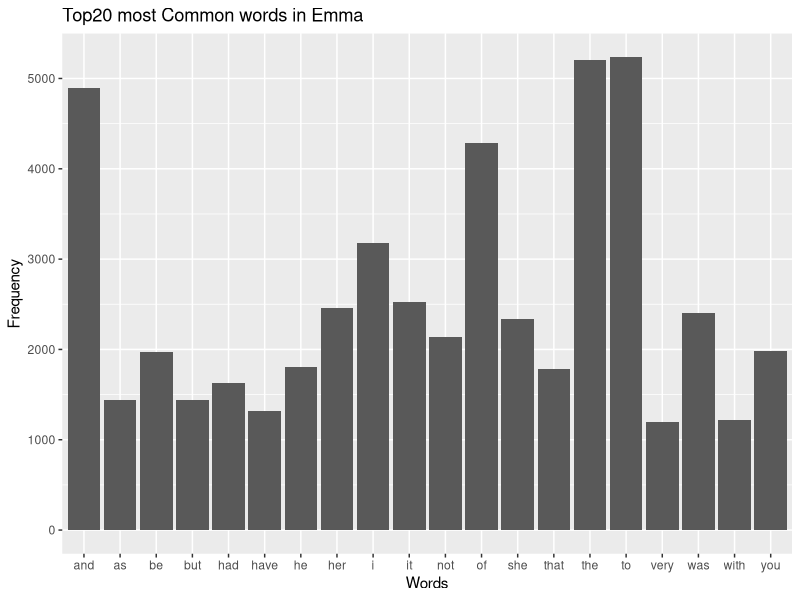

Here is the R script that generated this plot: (Note: this script raises an error after producing the figure.)
## ---- chunk 1
#install if only necessary 
#install.packages("janeaustenr")
#install.packages(tidytext)
#install.packages("tm")
## ---- chunk 2
library(dplyr)# import for dplyr data manipulation. 
library(tidytext)# import to clean the text 
library(janeaustenr)#use for the textbook
library(tm)#textmining package for stop words removal 
library(ggplot2) #for plotting the function

library(testthat)#used to test the function 
## ---- chunk 3
#Exercise1 
#reference for stopwords removal: 
#https://medium.com/@esegui/stop-word-removal-in-r-9f46c4eef710
#reference on tokenizer package: https://cran.r-project.org/web/packages/tidytext/vignettes/tidytext.html


corpuso<-Corpus(VectorSource(janeaustenr::emma))
custom_stopwords <- c("is", "a", "for", "in")#custom the stopword
corpuso_cleaned<-tm_map(corpuso,removeWords,custom_stopwords)

text_cleaned <- as.character(corpuso_cleaned)# turn into character 

bookdata<-data.frame(text=text_cleaned[1])#turn the character into data frame for word analysis 

words<-bookdata%>%
	unnest_tokens(word,text)#restructure it as one token per row format to separate each line into words. 
 
word_counts <- words %>%
	count(word, sort = TRUE)
#pick the top 20 most frequently used words  
top20<-word_counts%>%
	slice_max(n,n=20)# pick the top 20 words 
# plot the histogram 
top20%>%
	ggplot(aes(x=word,y=n))+
	geom_col()+
	labs(title="Top20 most Common words in Emma",x="Words",y="Frequency") 

## ---- chunk 4
rearrange_f <- function(word) {
	 #check if it is a character 
  if (!is.character(word)){
  	stop("Input is not a chracter, double check")
  }
	# Convert the word to lowercase for consistency
  word <- tolower(word)
	# Check if the word starts with a vowel
 if (grepl("^[aeiou]", word)) {
    # Rule 1: Starts with a vowel,move the first letter to the end and add et in the end  
    rearranged <- paste0(substr(word, 2, nchar(word)), substr(word, 1, 1), "et")}
		
	else if (grepl("^(ch)|(cr)",word)){
		#Rule 2: if start with "ch" or "cr", move both letters to the end of the word and add et in the end 
		    rearranged <- paste0(substr(word, 3, nchar(word)), substr(word, 1, 2), "et")}
  else{ 
  	#rule3: move the last letter to the first if starts with a consonant not "ch or "cr"
		rearranged <- paste0(substr(word, nchar(word), nchar(word)),substr(word, 1, nchar(word)-1), "et")}
	
  
return(rearranged)	}
	
	
## ---- chunk 5
#' Title: Rearrange the word function (rearrange_f)
#'Function description: This function is to rearrange the characters provided in the word. Rule1:  If words begin with a vowel ("aeiou"), move the inital vowel letter to the end and then add et near the end of the word.Rule2:If the words begin with "Ch" or "Cr", then move both letters to the end of the word and add "et" in the end. Rule3:  If the words begin with a consonant and the consonant is not "Ch" or "Cr", move the last letter from the end to the begining and then add et near the end of the word.Lastly, the function will return an error message if the non-character is provided 

#' @param word: a character provided for word rearrangement 

#' @return A character that has been rearranged based on the rules  
#' @examples
#' rearrange_f("word")

#' rearrange_f("apple")
## ---- chunk 6
rearrange_f("word")

rearrange_f("apple")
rearrange_f("banana")
rearrange_f("crab")
rearrange_f(1)
## ---- chunk 7

#Test to see if character is the output 
test_that("A character is returned",{
         	expect_equal(class(rearrange_f("word")),"character")
          expect_equal(class(rearrange_f("apple")),"character")
          
  })


#test to see if running error if giving noncharacter input  
test_that("run into error ",{
	expect_error(rearrange_f(TRUE))
  expect_error(rearrange_f(1))
})


#Test if an expected value is generated 
#I first rearrnaged manually create two variables to indicate the output 

test_that ("generate the same out put",{
					expect_equal(rearrange_f("word"),"dworet")
          expect_equal(rearrange_f("apple"),"ppleaet")
          expect_equal(rearrange_f("crab"),"abcret")
          expect_equal(rearrange_f("chrome"),"romechet")
  })
